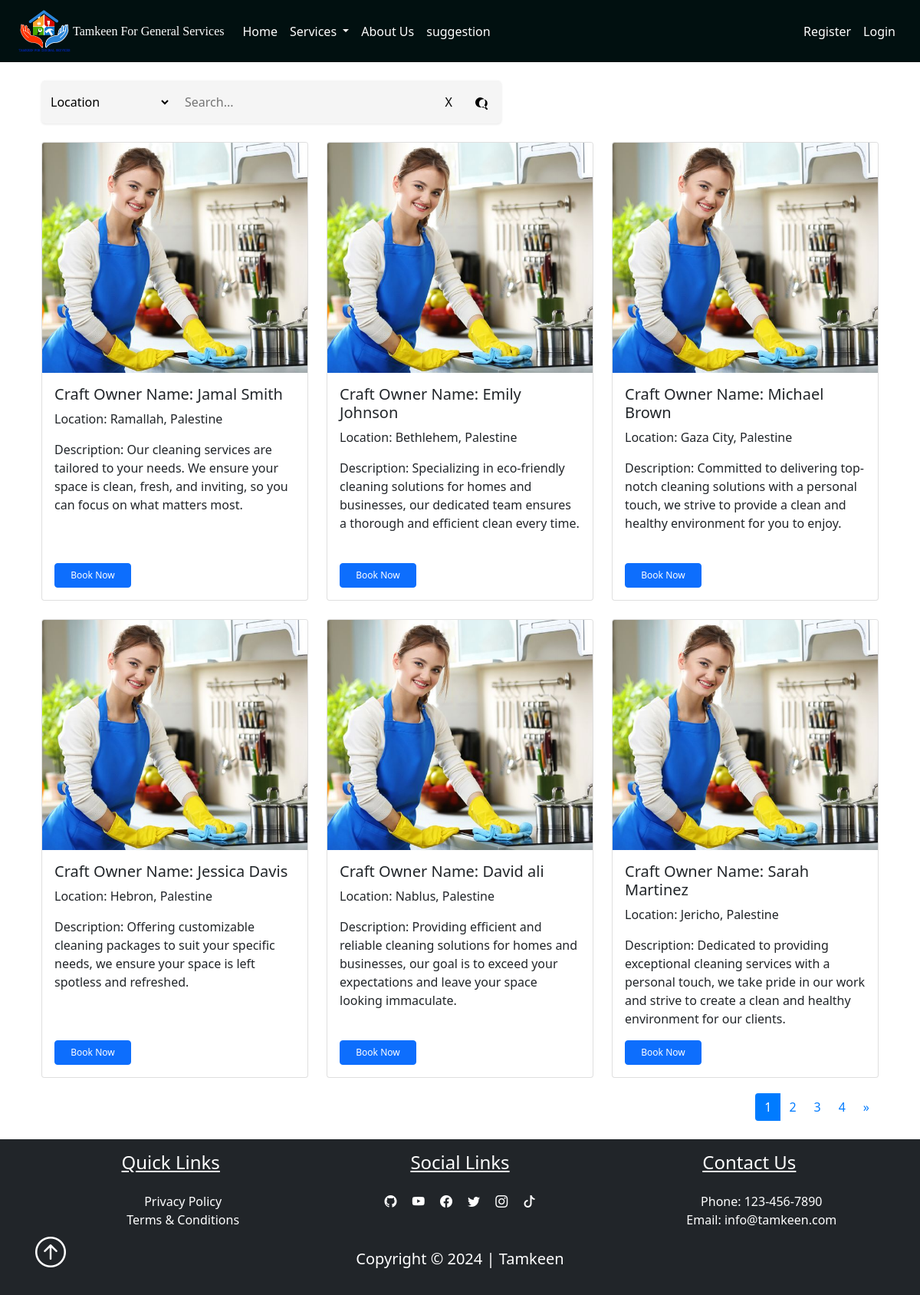
The page /cleaning on the database its author committed.
### pythonic/models.py (models this page shows, shortened)
class User(db.Model, UserMixin):
    id = db.Column(db.Integer, primary_key=True)
    username = db.Column(db.String(25), unique=True, nullable=False)
    email = db.Column(db.String(125), unique=True, nullable=False)
    image_file = db.Column(db.String(20), nullable=False, default="prf.jpg")
    password = db.Column(db.String(60), nullable=False)
    address = db.Column(db.String(25), nullable=False)
    contactNumber = db.Column(db.String(10), nullable=False)
    user_type = db.Column(db.String(20), nullable=False)
    service_type = db.Column(db.String(20), nullable=True)
    description = db.Column(db.Text, nullable=True)
    service_id = db.Column(db.Integer, db.ForeignKey("service.id"), nullable=True)
    availability = db.relationship('Availability', uselist=False, backref='owner', lazy=True)
    works = db.relationship("Work", backref="maker", lazy=True)
    ratings = db.relationship('Rating', foreign_keys='Rating.craft_owner_id', backref='craft_owner', lazy=True)
    average_rating = db.Column(db.Float, nullable=True)

### pythonic/routes.py (the view)
@app.route('/cleaning')
def cleaning():
    page = request.args.get('page', 1, type=int)
    per_page = 6
    users, total_users, total_pages = get_cleaning_users_from_database(page, per_page)
    next_url = url_for('cleaning', page=page + 1) if page < total_pages else None
    prev_url = url_for('cleaning', page=page - 1) if page > 1 else None
    pages = range(1, total_pages + 1)
    return render_template('cleaning.html', cleaning_users=users, next_url=next_url, prev_url=prev_url, pages=pages, current_page=page)

### instance/helper.py (called while the page is built)
def get_cleaning_users_from_database(page, per_page):
    cleaning_pagination = User.query.filter_by(service_type='Cleaning').paginate(page=page, per_page=per_page, error_out=False)
    total_users = cleaning_pagination.total
    total_pages = cleaning_pagination.pages
    return cleaning_pagination.items, total_users, total_pages

### pythonic/templates/cleaning.html (shortened to what this page needs)
<!DOCTYPE html>
<html lang="en">
<head>
    <link href="{{ url_for('static', filename='css/bootstrap.min.css') }}" rel="stylesheet">
</head>
<body>
    {% extends "layout.html" %}
    {% block content %}
    <br>
    <div class="container">
        <div class="search-container">
            <select id="filterSelect">
                <option value="location">Location</option>
            </select>
            <input type="text" id="searchInput" placeholder="Search...">
            <button id="clearButton">X</button>
            <button id="searchButton">
            </button>
        </div>
        <br>
        <div class="row row-cols-1 row-cols-md-3 g-4" id="cardContainer">
            {% for user in cleaning_users %}
            <div class="col">
                <div class="card solution_card" data-location="{{ user.address }}" data-craftowner="{{ user.username }}">
                    <img src="{{ url_for('static', filename=user.image_file) }}" class="card-img-top" alt="cleaning image">
                    <div class="card-body">
                        <h5 class="card-title">Craft Owner Name: {{ user.username }}</h5>
                        <p class="card-text">Location: {{ user.address }}</p>
                        <p class="card-text">Description: {{ user.description }}</p>
                        <a href="/appointments?craft_owner={{ user.username }}&service_type={{ user.service_type }}" class="btn btn-primary" style="font-size: 12px; width: 100px;">Book Now</a>
                    </div>
                </div>
            </div>
            {% endfor %}
        </div>
        <div class="pagination-container">
            <nav aria-label="Page navigation">
                <ul class="pagination">
                    {% for page in pages %}
                    <li class="page-item {% if page == current_page %}active{% endif %}">
                        <a class="page-link" href="{{ url_for('cleaning', page=page) }}">{{ page }}</a>
                    </li>
                    {% endfor %}
                    {% if next_url %}
                    <li class="page-item">
                        <a class="page-link" href="{{ next_url }}" aria-label="Next">
                            <span aria-hidden="true">&raquo;</span>
                        </a>
                    </li>
                    {% endif %}
                </ul>
            </nav>
        </div>
      </div>
      <br>
      {% endblock %}

### pythonic/static/main.css (style rules this page uses)
.container { object-fit:fill; margin: auto; }

### pythonic/templates/cleaning.html (style rules this page uses)
.search-container { display: flex; align-items: center; background-color: #f5f5f5; padding: 8px; border-radius: 5px; box-shadow: 0px 1px 3px rgba(0, 0, 0, 0.1); width: 600px; margin-left: 0; }
#filterSelect { border: none; background-color: transparent; font-size: 16px; margin-right: 10px; flex-shrink: 0; }
#searchInput { flex-grow: 1; border: none; background-color: transparent; font-size: 16px; padding: 8px; }
#clearButton, #searchButton { border: none; background-color: transparent; font-size: 16px; cursor: pointer; padding: 0 10px; flex-shrink: 0; }
#searchButton svg { vertical-align: middle; }
#clearButton { margin-right: 10px; }
.btn-primary { margin-top: auto; font-size: 14px; padding: 5px 10px; }
.pagination-container { display: flex; justify-content: flex-end; align-items: center; margin-top: 20px; }
.pagination-container .pagination { margin: 0; }
.pagination-container .pagination .page-link { color: #007bff; background-color: transparent; border: none; cursor: pointer; }
.pagination-container .pagination .page-item.active .page-link { z-index: 1; color: #fff; background-color: #007bff; border-color: #007bff; }
.card { display: flex; flex-direction: column; justify-content: space-between; transition: transform 0.3s, box-shadow 0.3s; height: 100%; }
.card-body { flex-grow: 1; display: flex; flex-direction: column; justify-content: space-between; }
.card-img-top { height: 300px; object-fit: cover; }

### rows shown on the page
User: image_file (picture), username "Jamal Smith", address "Ramallah, Palestine", description "Our cleaning services are tailored to your needs. We ensure your space is clean, fresh, and inviting, so you can focus on what matters most."
User: image_file (picture), username "Emily Johnson", address "Bethlehem, Palestine", description "Specializing in eco-friendly cleaning solutions for homes and businesses, our dedicated team ensures a thorough and efficient clean every time."
User: image_file (picture), username "Michael Brown", address "Gaza City, Palestine", description "Committed to delivering top-notch cleaning solutions with a personal touch, we strive to provide a clean and healthy environment for you to enjoy."
User: image_file (picture), username "Jessica Davis", address "Hebron, Palestine", description "Offering customizable cleaning packages to suit your specific needs, we ensure your space is left spotless and refreshed."
User: image_file (picture), username "David ali", address "Nablus, Palestine", description "Providing efficient and reliable cleaning solutions for homes and businesses, our goal is to exceed your expectations and leave your space looking immaculate."
User: image_file (picture), username "Sarah Martinez", address "Jericho, Palestine", description "Dedicated to providing exceptional cleaning services with a personal touch, we take pride in our work and strive to create a clean and healthy environment for our clients."

### other values the page prints
{{ page }} "1" "2" "3" "4"
